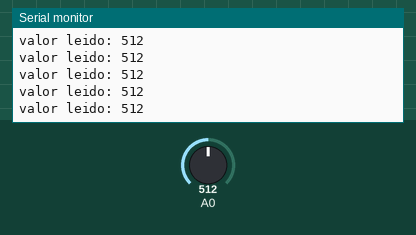
A sketch run on a simulated Arduino Uno, built with avr-gcc and run on an emulated ATmega328P. Parts: the last lines printed to the serial monitor. Inputs (shaded band) come from the test bench; at power-on: A0 = 512.

Above: at 1.2 s.
1.3 s: A0 set to 716
At 1.31 s:
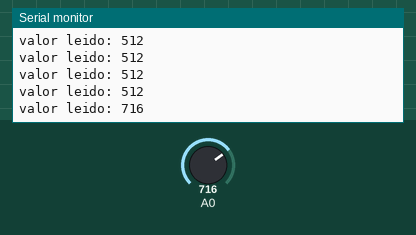
2.8 s: A0 set to 900
At 2.82 s:
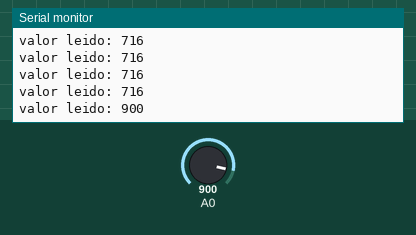
Timing chart, 0 to 5.8 s (numbered marks = the images above; inputs shaded):
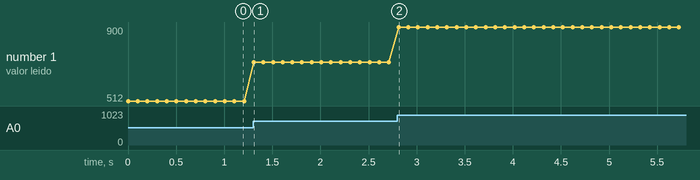

The sketch:

Programa_10_SE.ino
```cpp
int leds [8] = {6, 7, 8, 9, 10, 11, 12, 13};

void setup() {
  for(int i = 0; i < 0; i++){
    pinMode(leds[i],OUTPUT);
  }

  Serial.begin(9600);
}

int v, vNueva;
void loop() {
  // put your main code here, to run repeatedly:
  //10 bits de resolucion, 5v de referencia, ADC => 0 - 1023

  v = analogRead(A0);

  vNueva = map(v, 0, 1023, 0, 7);
  //v = valor a mapear
  //0 = lim inferior intervalo origen
  //1023 = lim sup intervalo origen
  //0 = lim inf intervalo destino
  //7 = lim sup intervalo destino

  Serial.println("valor leido: " + String(v));

  delay(100);
}
```

Measured:
- after the input at 1.3 s, the serial monitor: prints a new line at once (image 1)
- after the input at 2.8 s, the serial monitor: prints a new line at once (image 2)
- plotted number 1: 512 → 716 after the input at 1.3 s, 716 → 900 after the input at 2.8 s
